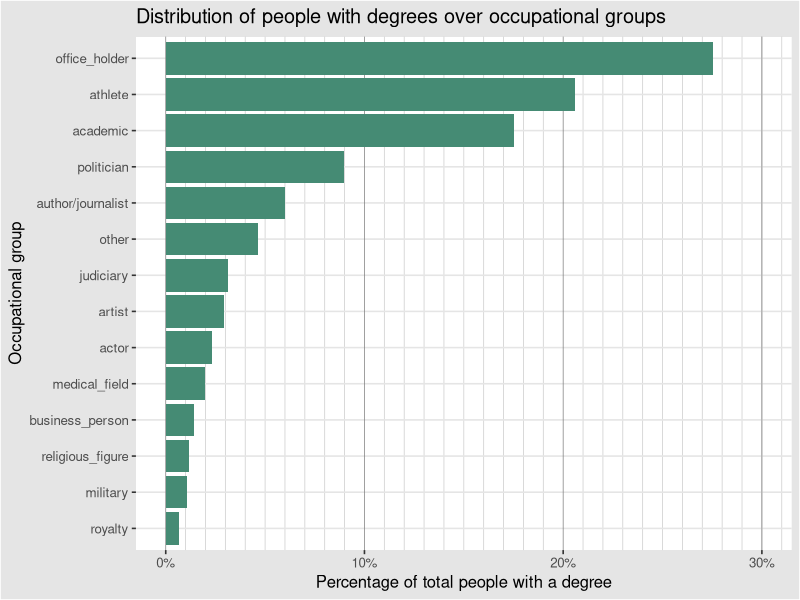

This figure's R source:
library(tidyverse)
library(ggthemes)


uni_people_data <- read_csv('people_output.csv') |>
  group_by(Occupational_group) |>
  summarise(n = n())

total <- sum(uni_people_data[, 'n'])

occupation_bar_plot <- ggplot(data = uni_people_data) +
  aes(x= reorder(Occupational_group, n/total), y = n/total) +
  geom_col(fill = "aquamarine4") +
  coord_flip() +
  scale_y_continuous(breaks = seq(0,1, by = .1), minor_breaks = seq(0,1, by = .01), labels = scales::label_percent(), limits=c(NA, .3)) +
  labs(title = 'Distribution of people with degrees over occupational groups', 
       y = 'Percentage of total people with a degree', 
       x = 'Occupational group')  +
  theme_igray()+
  theme(panel.grid.major.x = element_line(colour = "grey50",
                                          size = 0.25,
                                          linetype = 1),
        panel.grid.minor.x = element_line(colour = "grey80",
                                          size = 0.25,
                                          linetype = 1))


ggsave('occupation_bar_plot.pdf', plot = occupation_bar_plot, scale = 1, width=7, height=5)






